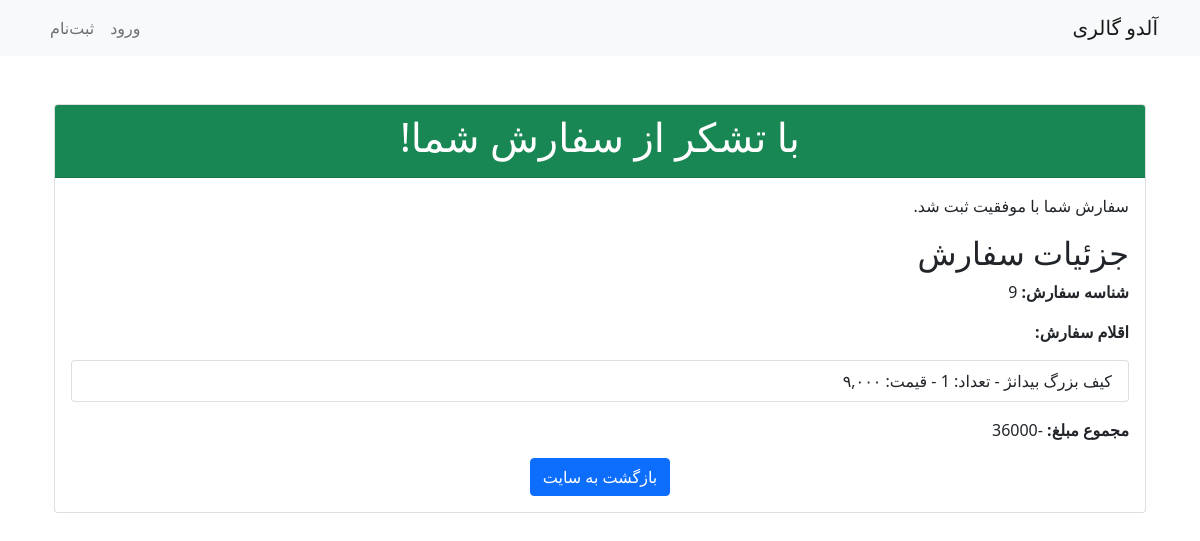
The app's page /cart/order/confirmation/9/ with its own data.
### cart/models.py (models this page shows, shortened)
class Order(models.Model):
    user = models.ForeignKey(User, on_delete=models.CASCADE)
    created_at = jmodels.jDateTimeField(auto_now_add=True)
    updated_at = jmodels.jDateTimeField(auto_now_add=True)
    status = models.CharField(max_length=50, default='Pending')
    address = models.TextField()
    total_amount = models.DecimalField(max_digits=10, decimal_places=0)

class OrderItem(models.Model):
    order = models.ForeignKey(Order, on_delete=models.CASCADE, related_name='items')
    product = models.ForeignKey(Product, on_delete=models.CASCADE)
    quantity = models.PositiveIntegerField()
    price = models.DecimalField(max_digits=10, decimal_places=0)  # قیمت در زمان ثبت سفارش

### vendors/models.py (models this page shows, shortened)
class Product(models.Model):
    name = models.CharField(max_length=255)
    description = models.TextField()
    price = models.DecimalField(max_digits=10, decimal_places=0)
    sales_count = models.PositiveIntegerField(default=0)
    discount = models.DecimalField(max_digits=10, default=0, decimal_places=0)
    category = models.ForeignKey(Category, on_delete=models.CASCADE)
    seller = models.ForeignKey('accounts.SellerProfile', on_delete=models.CASCADE)
    created_at = jmodels.jDateTimeField(auto_now_add=True)  # datetime in jalali #datetime
    updated_at = jmodels.jDateTimeField(auto_now_add=True)  # datetime in jalali
    image = models.ImageField(upload_to='product_images/', null=True, blank=True)  # فیلد جدید برای تصویر

### cart/views.py (the view)
# urls.py: path('order/confirmation/<int:order_id>/', order_confirmation, name='order_confirmation'),
def order_confirmation(request, order_id):
    order_items = OrderItem.objects.filter(order_id=order_id)
    order = get_object_or_404(Order, id=order_id)
    total_sum = sum(item.price for item in order_items)
    return render(request, 'cart/order_confirmation.html', {'order': order, 'total_sum': total_sum})

### customers/templatetags/custom_filters.py (called while the page is built)
def to_persian_number(number):
    persian_digits = ['۰', '۱', '۲', '۳', '۴', '۵', '۶', '۷', '۸', '۹']
    number_str = ''.join(c for c in str(number) if c.isdigit())
    return ''.join(persian_digits[int(digit)] for digit in number_str)

def separate_thousands(number):
    number_str = str(number)[::-1]  # معکوس کردن رشته
    grouped = [number_str[i:i + 3] for i in range(0, len(number_str), 3)]
    return ','.join(grouped)[::-1]  # مجدداً معکوس کردن رشته

@register.filter
def pnumber_style(value):
    persian_number = to_persian_number(value)
    separated_number = separate_thousands(persian_number)
    return separated_number

### templates/cart/order_confirmation.html
{% extends 'base.html' %}
{% load custom_filters %}
{% load static %}
{% block content %}
<div class="container mt-5">
    <div class="card">
        <div class="card-header text-center bg-success text-white">
            <h1>با تشکر از سفارش شما!</h1>
        </div>
        <div class="card-body text-right">
            <p>سفارش شما با موفقیت ثبت شد.</p>
            <h2>جزئیات سفارش</h2>
            <p><strong>شناسه سفارش:</strong> {{ order.id }}</p>
            <p><strong>اقلام سفارش:</strong></p>
            <ul class="list-group mb-3">
                {% for item in order.items.all %}
                    <li class="list-group-item">
                        {{ item.product.name }} - تعداد: {{ item.quantity }} - قیمت: {{ item.product.price|pnumber_style }} {{ item.product.get_currency_display }}
                    </li>
                {% empty %}
                    <li class="list-group-item">هیچ چیزی در این سفارش وجود ندارد.</li>
                {% endfor %}
            </ul>
            <p><strong>مجموع مبلغ:</strong> {{ total_sum }}</p>
            <div class="text-center">
                <a href="{% url 'home' %}" class="btn btn-primary">بازگشت به سایت</a>
            </div>
        </div>
    </div>
</div>
{% endblock %}

### records on screen
Order: id "9"
OrderItem: product.name "کیف بزرگ بیدانژ", product.price|pnumber_style "۹,۰۰۰"

### other values on screen
{{ total_sum }} "-36000"
